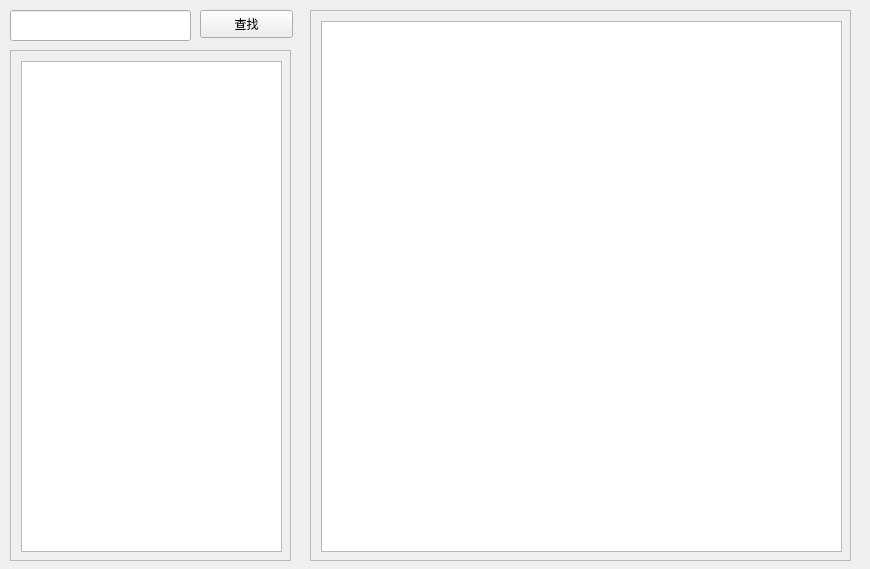
<?xml version="1.0" encoding="UTF-8"?>
<ui version="4.0">
 <class>Form</class>
 <widget class="QWidget" name="Form">
  <property name="geometry">
   <rect>
    <x>0</x>
    <y>0</y>
    <width>870</width>
    <height>569</height>
   </rect>
  </property>
  <property name="windowTitle">
   <string>学习时间查询</string>
  </property>
  <property name="windowIcon">
   <iconset>
    <normaloff>Icon/med.ico</normaloff>Icon/med.ico</iconset>
  </property>
  <widget class="QScrollArea" name="scrollArea">
   <property name="geometry">
    <rect>
     <x>10</x>
     <y>50</y>
     <width>281</width>
     <height>511</height>
    </rect>
   </property>
   <property name="widgetResizable">
    <bool>true</bool>
   </property>
   <widget class="QWidget" name="scrollAreaWidgetContents">
    <property name="geometry">
     <rect>
      <x>0</x>
      <y>0</y>
      <width>279</width>
      <height>509</height>
     </rect>
    </property>
    <widget class="QListView" name="LName">
     <property name="geometry">
      <rect>
       <x>10</x>
       <y>10</y>
       <width>261</width>
       <height>491</height>
      </rect>
     </property>
    </widget>
   </widget>
  </widget>
  <widget class="QScrollArea" name="scrollArea_2">
   <property name="geometry">
    <rect>
     <x>310</x>
     <y>10</y>
     <width>541</width>
     <height>551</height>
    </rect>
   </property>
   <property name="widgetResizable">
    <bool>true</bool>
   </property>
   <widget class="QWidget" name="scrollAreaWidgetContents_2">
    <property name="geometry">
     <rect>
      <x>0</x>
      <y>0</y>
      <width>539</width>
      <height>549</height>
     </rect>
    </property>
    <widget class="QListView" name="LTime">
     <property name="geometry">
      <rect>
       <x>10</x>
       <y>10</y>
       <width>521</width>
       <height>531</height>
      </rect>
     </property>
    </widget>
   </widget>
  </widget>
  <widget class="QLineEdit" name="IFind">
   <property name="geometry">
    <rect>
     <x>10</x>
     <y>10</y>
     <width>181</width>
     <height>31</height>
    </rect>
   </property>
  </widget>
  <widget class="QPushButton" name="BFind">
   <property name="geometry">
    <rect>
     <x>200</x>
     <y>10</y>
     <width>93</width>
     <height>28</height>
    </rect>
   </property>
   <property name="text">
    <string>查找</string>
   </property>
  </widget>
 </widget>
 <resources/>
 <connections/>
</ui>
